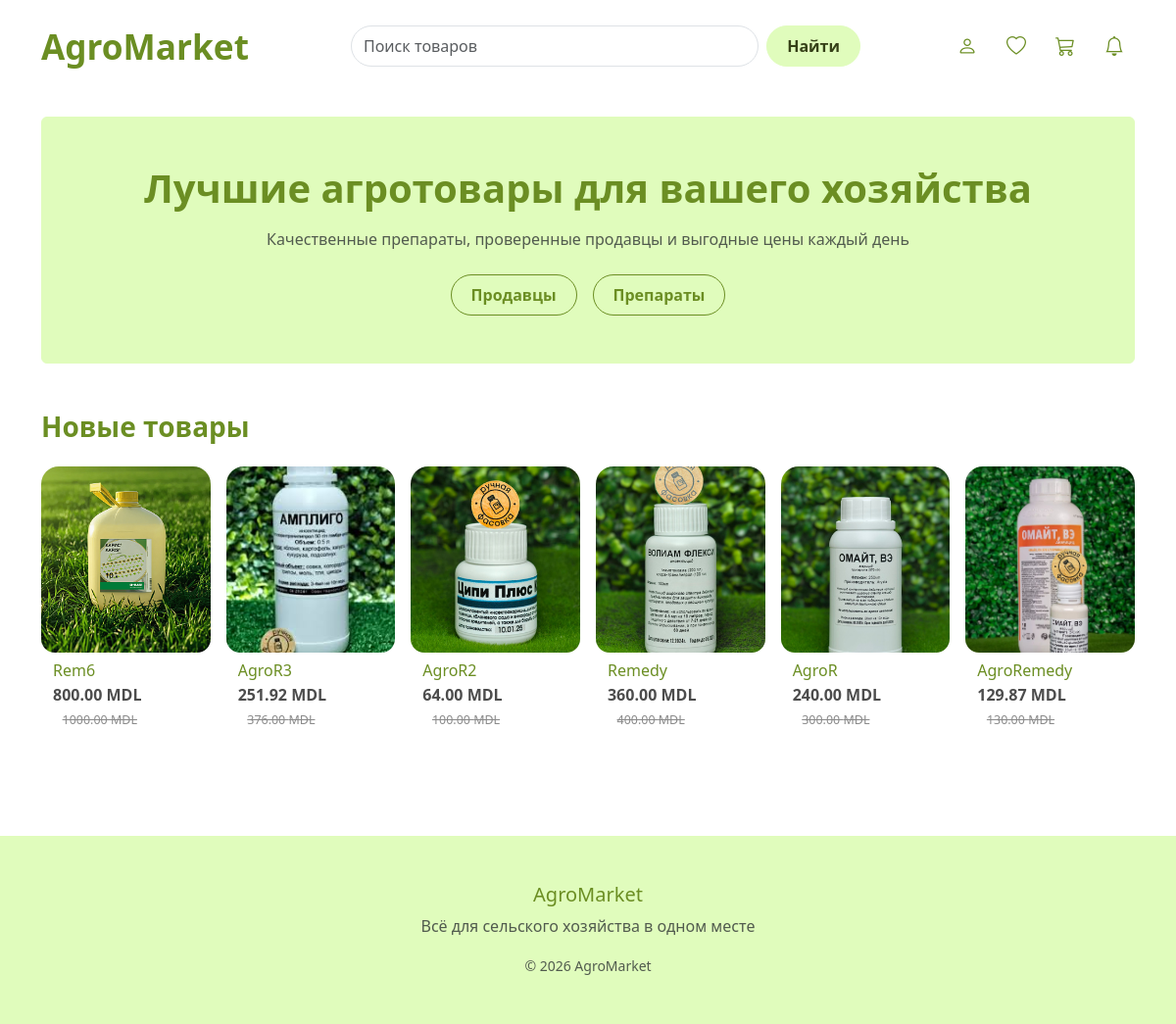
The page / on the database its author committed.
### products/models.py (models this page shows, shortened)
class Product(models.Model):
    name = models.CharField(max_length=100)
    description = models.TextField(blank=True)
    price = models.DecimalField(max_digits=10, decimal_places=2)
    discount = models.DecimalField(max_digits=5, decimal_places=2, default=0)
    quantity = models.PositiveIntegerField()
    image = models.ImageField(upload_to='products/', blank=True, null=True)
    category = models.ForeignKey(Category, on_delete=models.CASCADE)
    cultures = models.ManyToManyField(Culture, blank=True)
    created_at = models.DateTimeField(auto_now_add=True)
    seller = models.ForeignKey(
    settings.AUTH_USER_MODEL,
    on_delete=models.CASCADE,
    related_name='products',
    null=True,
    blank=True
)
    @property
    def price_with_discount(self):
        if self.discount:
            return self.price * (1 - self.discount / 100)
        return self.price
    @property
    def original_price(self):
        if self.discount:
            return self.price
        return None

### products/views.py (the view)
# urls.py: path('', views.index, name='index'),
def index(request):
    new_products = Product.objects.order_by('-created_at')[:6]
    return render(request, 'products/index.html', {'new_products': new_products})

### products/templates/products/index.html
{% extends 'products/base.html' %}
{% load static %}
{% block content %}
<div class="hero-banner p-5 mb-5 rounded text-center">
    <h1 class="fw-bold mb-3 main-color">
        Лучшие агротовары для вашего хозяйства
    </h1>
    <p class="text-muted mb-4">
        Качественные препараты, проверенные продавцы и выгодные цены каждый день
    </p>
    <div class="d-flex justify-content-center gap-3">
        <a href="#" class="btn btn-outline-custom">
            Продавцы
        </a>
        <a href="#" class="btn btn-outline-custom">
            Препараты
        </a>
    </div>
</div>
<h3 class="mb-4 main-color fw-semibold">Новые товары</h3>
<div class="row row-cols-2 row-cols-md-6 g-3 mb-5">
    {% for product in new_products %}
    <div class="col">
        <div class="card h-100 product-card">
            <div class="product-card-img">
                {% if product.image %}
                    <img src="{{ product.image.url }}" class="product-card-image" alt="{{ product.name }}">
                {% else %}
                    <img src="{% static 'products/img/no-image.png' %}" class="product-card-image" alt="Нет изображения">
                {% endif %}
            </div>
            <div class="card-body product-card-body">
                <h6 class="card-title">{{ product.name }}</h6>
                <div class="price-row">
                    <span class="price">{{ product.price_with_discount|floatformat:2 }} MDL</span>
                    {% if product.discount %}
                        <span class="old-price">{{ product.original_price|floatformat:2 }} MDL</span>
                    {% endif %}
                </div>
            </div>
        </div>
    </div>
    {% endfor %}
</div>
{% endblock %}

### products/templates/products/base.html (shortened to what this page needs)
<!DOCTYPE html>
<html lang="ru">
<head>
    {% load static %}
    <link href="https://cdn.jsdelivr.net/npm/bootstrap@5.3.0/dist/css/bootstrap.min.css" rel="stylesheet">
    <link href="https://cdn.jsdelivr.net/npm/bootstrap-icons@1.10.5/font/bootstrap-icons.css" rel="stylesheet">
    <link rel="stylesheet" href="{% static 'products/css/style.css' %}?v=2">
    <link rel="stylesheet" href="{% static 'css/users.css' %}">
</head>
<body class="d-flex flex-column min-vh-100">
<nav class="navbar py-3">
    <div class="container d-flex justify-content-between align-items-center gap-3">
        <a class="navbar-brand fw-bold main-color" href="/" style="font-size: 2.2rem;">
            AgroMarket
        </a>
        <form class="d-flex flex-grow-1 mx-3" style="max-width: 520px;">
            <input class="form-control me-2 rounded-pill" type="search" placeholder="Поиск товаров">
            <button class="btn btn-soft">Найти</button>
        </form>
        <div class="d-flex gap-2 align-items-center">
            <a href="{% if user.is_authenticated %}
                        {% if user.role == 'buyer' %}{% url 'buyer_dashboard' %}
                        {% elif user.role == 'seller' %}{% url 'seller_dashboard' %}
                        {% endif %}
                    {% else %}
                        {% url 'register' %}
                    {% endif %}"
            class="menu-icon" title="Личный кабинет" aria-label="Личный кабинет">
                <i class="bi bi-person"></i>
            </a>
            <a href="#" class="menu-icon" title="Избранное" aria-label="Избранное">
                <i class="bi bi-heart"></i>
            </a>
            <a href="#" class="menu-icon" title="Корзина" aria-label="Корзина">
                <i class="bi bi-cart3"></i>
            </a>
            <a href="#" class="menu-icon" title="Уведомления" aria-label="Уведомления">
                <i class="bi bi-bell"></i>
            </a>
        </div>
    </div>
</nav>
<main class="container mt-4 flex-grow-1">
    {% block content %}
    {% endblock %}
</main>
<footer class="mt-5 py-5 footer-soft mt-auto">
    <div class="container text-center">
        <h5 class="main-color">AgroMarket</h5>
        <p class="text-muted">Всё для сельского хозяйства в одном месте</p>
        <small class="text-muted">© 2026 AgroMarket</small>
    </div>
</footer>
</body>
</html>

### products/static/products/css/style.css (style rules this page uses)
.hero-banner { background-color: #e0fcbc; border: 1px solid #e0fcbc; border-radius: 24px; }
.btn-soft { background-color: #e0fcbc; color: #354017; border: 1px solid #e0fcbc; border-radius: 50px; padding: 8px 20px; font-weight: 700; transition: background-color 0.2s ease, color 0.2s ease; }
.btn-outline-custom { background-color: transparent; color: #6b8e23; border: 1px solid #a3b18a; border-radius: 50px; padding: 8px 20px; font-weight: 700; transition: background-color 0.2s ease, color 0.2s ease; }
.product-card { border: none; border-radius: 18px; overflow: hidden; background: #ffffff; transition: transform 0.15s ease; display: flex; flex-direction: column; justify-content: space-between; }
.product-card-img { width: 100%; aspect-ratio: 1 / 1.1; overflow: hidden; border-radius: 14px; }
.product-card-img img, .product-card-img .product-card-image { width: 100%; height: 100%; object-fit: cover; display: block; }
.product-card-body { padding: 0.55rem 0.75rem 0.75rem; text-align: left; flex-grow: 1; }
.product-card .card-title { font-size: 1rem; line-height: 1.2; margin-bottom: 0.2rem; color: #6b8e23; }
.price-row { margin-top: 0.05rem; }
.product-card .price { font-weight: 700; font-size: 1rem; color: #4c4c4c; margin-top: 0; }
.product-card .old-price { display: inline-block; margin-left: 0.6rem; font-size: 0.78rem; color: #8b8b8b; text-decoration: line-through; }
.product-card .price + .old-price { margin-top: 0.25rem; }
main.container { padding-bottom: 3rem; }
.footer-soft { background-color: #e0fcbc; }

### users/static/css/users.css (style rules this page uses)
:root { --olive: #6b8e23; --olive-dark: #556b2f; --olive-soft: #d8f6b4; --olive-light: #eef4ca; }
.btn-olive-outline, .btn-outline-custom { background-color: transparent; color: var(--olive); border-color: var(--olive); }

### products/templates/products/base.html (style rules this page uses)
.main-color { color: #6b8e23; }
.menu-icon { color: #6b8e23; font-size: 1.25rem; display: inline-flex; align-items: center; justify-content: center; width: 42px; height: 42px; border-radius: 50%; transition: background-color 0.2s ease, color 0.2s ease; }

### rows shown on the page
Product: image (picture), name "Rem6", price_with_discount "800.00", original_price "1000.00"
Product: image (picture), name "AgroR3", price_with_discount "251.92", original_price "376.00"
Product: image (picture), name "AgroR2", price_with_discount "64.00", original_price "100.00"
Product: image (picture), name "Remedy", price_with_discount "360.00", original_price "400.00"
Product: image (picture), name "AgroR", price_with_discount "240.00", original_price "300.00"
Product: image (picture), name "AgroRemedy", price_with_discount "129.87", original_price "130.00"
